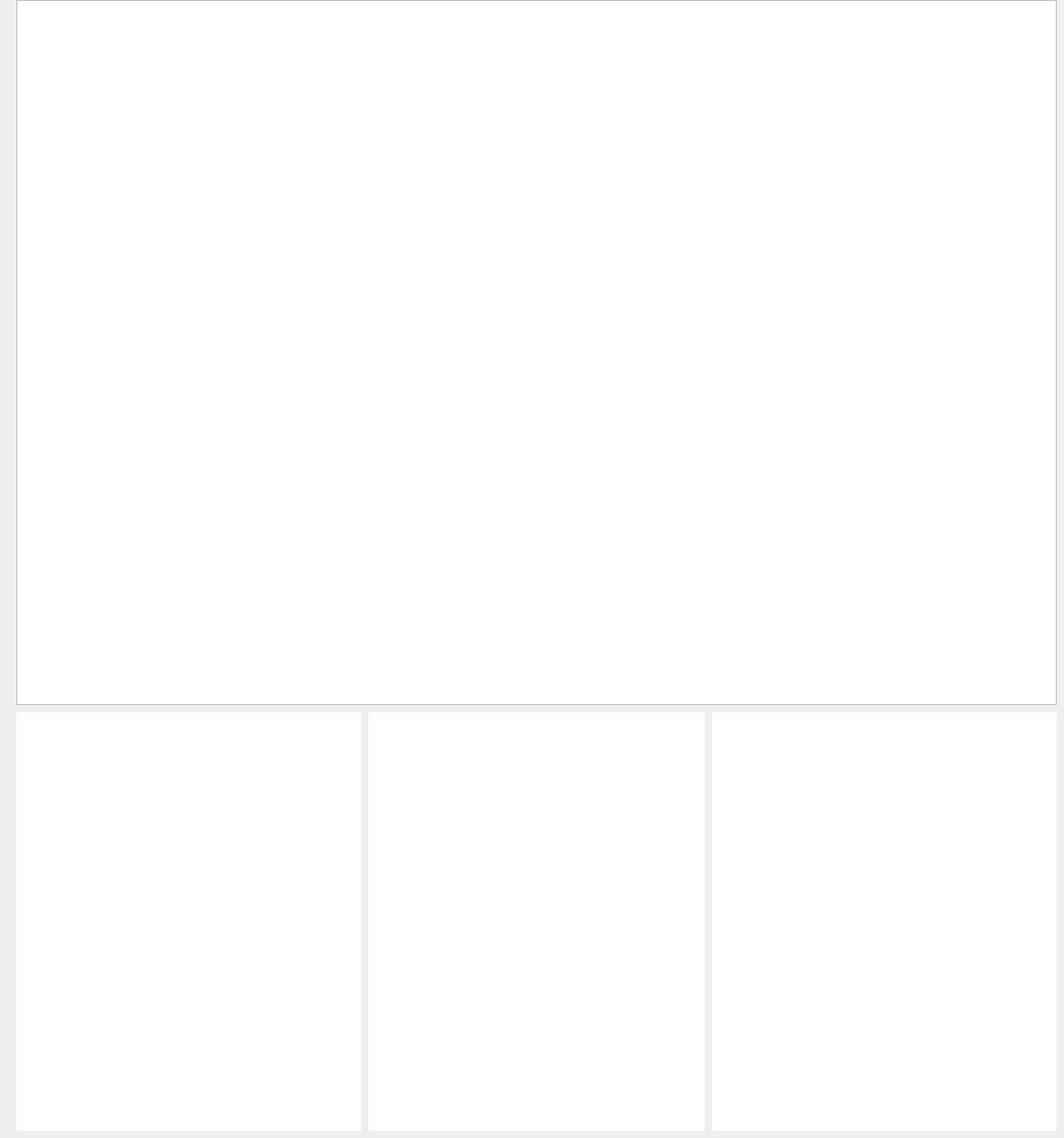
    <widget class="QWidget" name="page_8">
     <widget class="QGraphicsView" name="graphicsView_6">
      <property name="geometry">
       <rect>
        <x>20</x>
        <y>870</y>
        <width>421</width>
        <height>511</height>
       </rect>
      </property>
      <property name="autoFillBackground">
       <bool>true</bool>
      </property>
      <property name="styleSheet">
       <string notr="true">border-radius: 40px;
border-image: url(:/Img/Img/maxblue.png);</string>
      </property>
     </widget>
     <widget class="QGraphicsView" name="graphicsView_8">
      <property name="geometry">
       <rect>
        <x>870</x>
        <y>870</y>
        <width>421</width>
        <height>511</height>
       </rect>
      </property>
      <property name="autoFillBackground">
       <bool>true</bool>
      </property>
      <property name="styleSheet">
       <string notr="true">border-radius: 40px;
border-image: url(:/Img/Img/maxblue.png);</string>
      </property>
     </widget>
     <widget class="QGraphicsView" name="graphicsView_7">
      <property name="geometry">
       <rect>
        <x>450</x>
        <y>870</y>
        <width>411</width>
        <height>511</height>
       </rect>
      </property>
      <property name="autoFillBackground">
       <bool>true</bool>
      </property>
      <property name="styleSheet">
       <string notr="true">border-radius: 40px;
border-image: url(:/Img/Img/maxblue.png);</string>
      </property>
     </widget>
     <widget class="QGraphicsView" name="graphicsView_5">
      <property name="geometry">
       <rect>
        <x>20</x>
        <y>0</y>
        <width>1271</width>
        <height>861</height>
       </rect>
      </property>
      <property name="autoFillBackground">
       <bool>true</bool>
      </property>
      <property name="styleSheet">
       <string notr="true"/>
      </property>
     </widget>
     <widget class="QWidget" name="gridLayoutWidget_5">
      <property name="geometry">
       <rect>
        <x>20</x>
        <y>0</y>
        <width>1271</width>
        <height>861</height>
       </rect>
      </property>
      <layout class="QGridLayout" name="gridLayout_05"/>
     </widget>
     <widget class="QWidget" name="gridLayoutWidget_6">
      <property name="geometry">
       <rect>
        <x>10</x>
        <y>870</y>
        <width>431</width>
        <height>511</height>
       </rect>
      </property>
      <layout class="QGridLayout" name="gridLayout_06"/>
     </widget>
     <widget class="QWidget" name="gridLayoutWidget_7">
      <property name="geometry">
       <rect>
        <x>450</x>
        <y>870</y>
        <width>411</width>
        <height>511</height>
       </rect>
      </property>
      <layout class="QGridLayout" name="gridLayout_07"/>
     </widget>
     <widget class="QWidget" name="gridLayoutWidget_8">
      <property name="geometry">
       <rect>
        <x>870</x>
        <y>870</y>
        <width>421</width>
        <height>511</height>
       </rect>
      </property>
      <layout class="QGridLayout" name="gridLayout_08"/>
     </widget>
    </widget>
